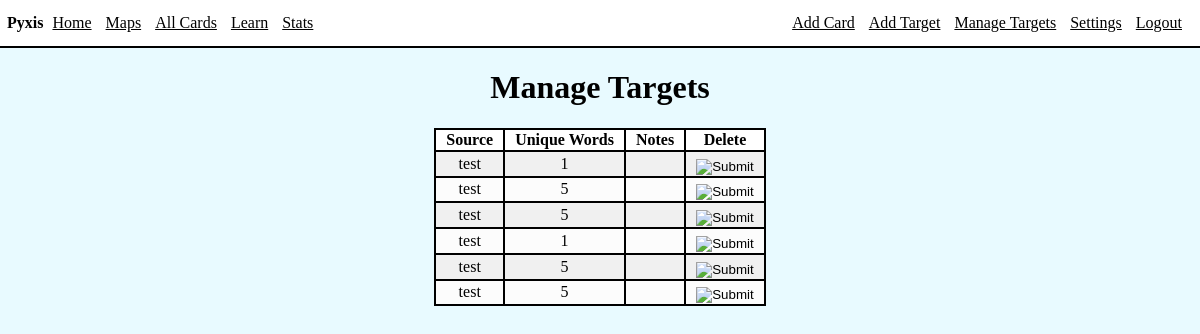
Before: /viewTargets (signed in) with the older database file.
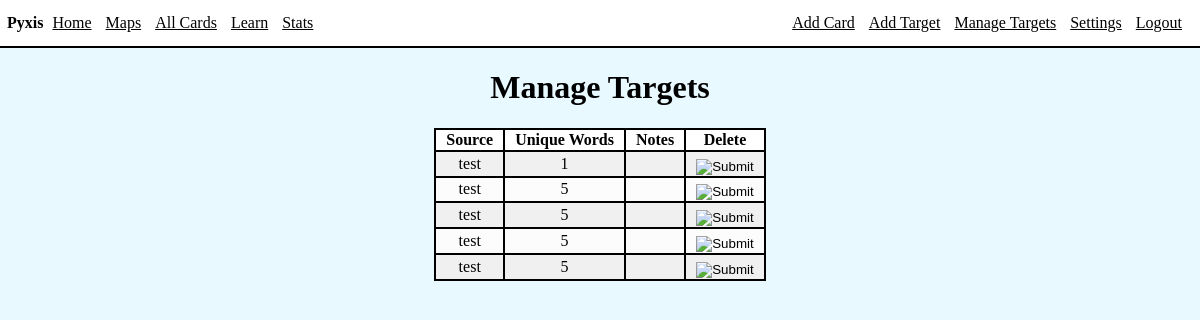
After: the same page with the newer database file.
### app/models.py (models this page shows, shortened)
class Target(db.Model):
    id = db.Column(db.Integer, index=True, primary_key=True)
    source = db.Column(db.String(100), index=True)
    content = db.Column(db.String(1000), index=True)
    category = db.Column(db.String(200), index=True)
    notes = db.Column(db.String(400), index=True)
    uniqueWordCount = db.Column(db.Integer)
    user_id = db.Column(db.Integer, db.ForeignKey('user.id'))

### app/routes.py (the view)
@app.route('/viewTargets')
@login_required
def viewTargets():
    targets = Target.query.filter_by(user_id=current_user.id)
    return render_template('viewTargets.html', title='View Targets', targets=targets)

### app/models.py (called while the page is built)
@login.user_loader
def load_user(id):
    return User.query.get(int(id))

### app/templates/viewTargets.html
{% extends "base.html" %}
{% block content %}
<div class="int">
    <div class="cent">
    <h1>Manage Targets</h1>
    <table>
        <thead>
            <th>Source</th>
            <th>Unique Words</th>
            <th>Notes</th>
            <th>Delete</th>
        </thead>
        <tbody>
        {% for target in targets %}
        <tr>
            <td>{{ target.source }}</td>
            <td>{{ target.uniqueWordCount }}</td>
            <td>{{ target.notes }}</td>
            <td>
                <form action="{{ url_for('deleteTarget', target_id=target.id) }}" method="POST">
                    <input type="image" class="btnimg" src="../static/images/delete.png">
                </form>
            </td>
        </tr>
        {% endfor %}
        </tbody>
    </table>
    </div>
</div>
{% endblock %}

Changed rows visible on the page:
removed Target: source "test", uniqueWordCount "1"
